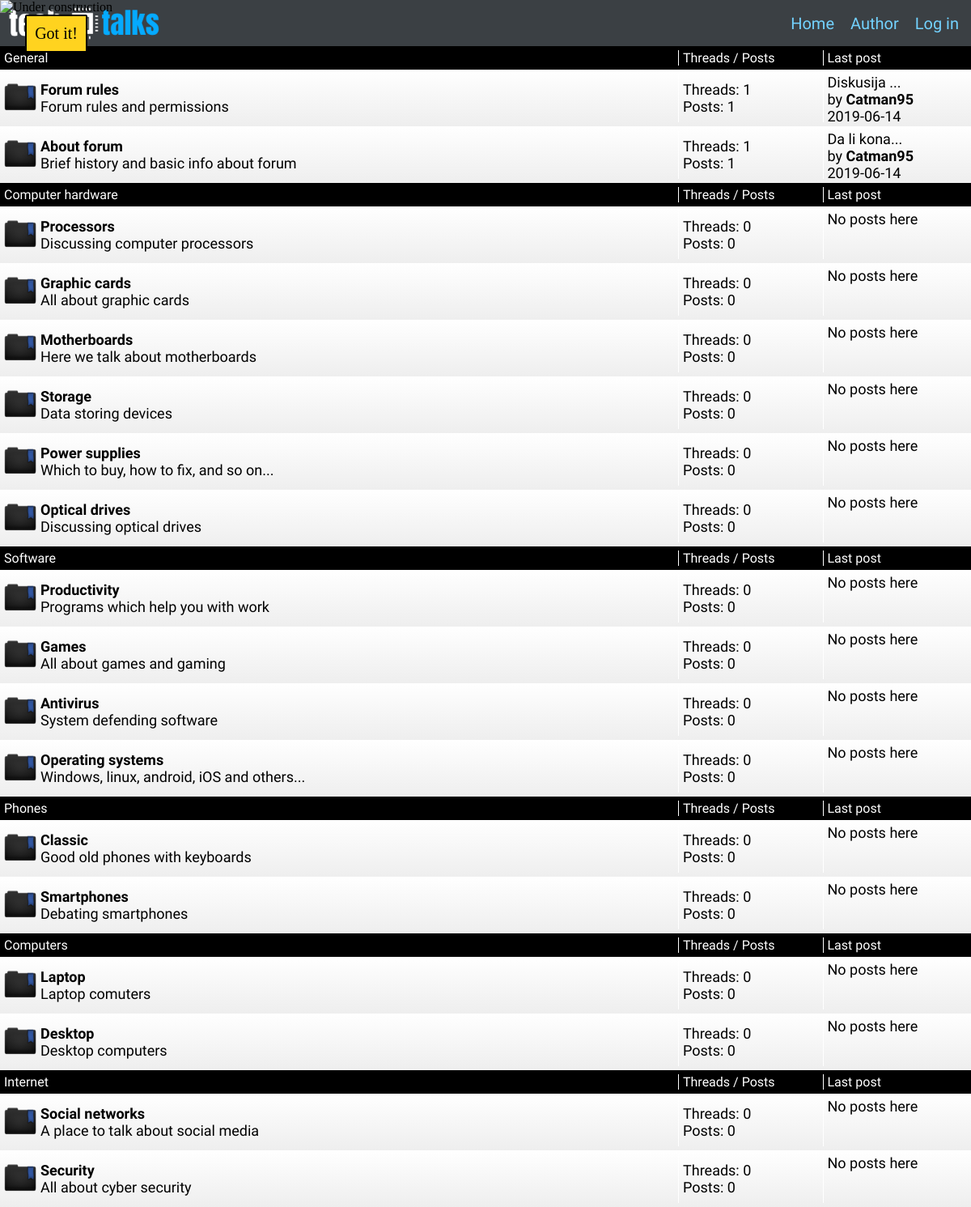
Screenshot of /index.php?page=home (upper part) with the database file from the repository.
### tables this page shows
CREATE TABLE `menu_items` (
  `id` int(2) NOT NULL,
  `text` varchar(50) NOT NULL,
  `link` varchar(50) NOT NULL,
  `menu` varchar(20) NOT NULL
);

CREATE TABLE `forum_sections` (
  `id` int(2) NOT NULL,
  `title` varchar(40) NOT NULL,
  `created_by` int(6) DEFAULT NULL
);

CREATE TABLE `topics` (
  `id` int(3) NOT NULL,
  `title` varchar(30) NOT NULL,
  `description` text,
  `created_by` int(6) DEFAULT NULL,
  `section_id` int(2) NOT NULL
);

CREATE TABLE `users` (
  `id` int(6) NOT NULL,
  `username` varchar(20) NOT NULL,
  `email` varchar(50) NOT NULL,
  `password_hash` varchar(200) NOT NULL,
  `role` int(1) NOT NULL DEFAULT '3',
  `register_time` timestamp NOT NULL DEFAULT CURRENT_TIMESTAMP,
  `banned` int(1) NOT NULL DEFAULT '0',
  `avatar` varchar(10) DEFAULT 'user.png',
  `short_bio` text,
  `online_status` int(1) NOT NULL DEFAULT '0'
);

CREATE TABLE `posts` (
  `id` int(7) NOT NULL,
  `content` text NOT NULL,
  `time_posted` timestamp(4) NOT NULL DEFAULT CURRENT_TIMESTAMP(4),
  `created_by` int(6) DEFAULT NULL,
  `thread_id` int(6) NOT NULL
);

### config/functions.php (called while the page is built, shortened)
<?php
    function retrieveData($query){
        global $conn;
        $getData = $conn->query($query);
        return $getData->fetchAll();
    }
?>

### views/pages/home.php (called while the page is built)
<?php include 'views/fixed/forum.php'; ?>

### views/fixed/forum.php (the view)
<?php
    $get = $conn->query("SELECT * FROM forum_sections");
    foreach($get as $section){
        echo '
            <div class="forumSection">
                <div class="sectionHead">
                    <div class="sectionTitle">
                        <p>' . $section->title . '</p>
                    </div>
                    <div class="postsLabel obsolete">
                        <p>Threads / Posts</p>
                    </div>
                    <div class="lastPostLabel obsolete">
                        <p>Last post</p>
                    </div>
                </div>
            ';
        $getTopics = $conn->query("SELECT * FROM topics WHERE section_id = $section->id");
        if($getTopics->rowCount() > 0){
            foreach($getTopics as $topic){
                $countThreads = $conn->query("SELECT COUNT(*) as count FROM threads WHERE topic_id = $topic->id");
                $no_of_threads = $countThreads->fetch()->count;
                $countPosts = $conn->query("SELECT COUNT(*) as count FROM posts p INNER JOIN threads th ON p.thread_id = th.id WHERE th.topic_id = $topic->id");
                $no_of_posts = $countPosts->fetch()->count;
                $lastPostData = $conn->query("SELECT u.username, u.id, p.time_posted, SUBSTRING(p.content, 1, 10) as content FROM posts p INNER JOIN users u ON p.created_by = u.id INNER JOIN threads th ON p.thread_id = th.id INNER JOIN topics tp ON tp.id = th.topic_id WHERE tp.id = $topic->id ORDER BY p.time_posted DESC LIMIT 1");
                $lastPost = $lastPostData->fetch();
                $lastPostLabel = '';
                if($lastPostData->rowCount() == 1){
                    $lastPostLabel = '<p>' . $lastPost->content . '...</p>
                    <p>by <a href="index.php?page=show_user&id=' . $lastPost->id . '">' . $lastPost->username . '</a></p>
                    <p>' . substr($lastPost->time_posted, 0, 11) . '</p>';
                }else {
                    $lastPostLabel = "<p>No posts here</p>";
                }
                echo '
                <div class="topic">
                    <div class="sectionTitle">
                        <div class="topicIcon">
                            <img src="assets/images/folder.png" alt="Topic icon">
                        </div>
                        <div class="topicTitleAndDescription">
                            <div class="topicTitle">
                                <a href="index.php?page=topic&id=' . $topic->id . '"><p>' . $topic->title . '</p></a>
                            </div>
                            <div class="topicDescription">
                                <p>' . $topic->description . '</p>
                            </div>
                        </div>
                    </div>
                    <div class="postsLabel obsolete">
                        <p>Threads: ' . $no_of_threads . '</p>
                        <p>Posts: ' . $no_of_posts . '</p>
                    </div>
                    <div class="lastPostLabel obsolete">' . $lastPostLabel . '</div>
                </div>
                ';
            }
        }else {
            echo "<p style='padding: 10px'>Section empty ❗</p>";
        }
        echo "</div>";
    }
?>

### views/fixed/top.php (shortened to what this page needs)
<!DOCTYPE html>
<html lang="en" dir="ltr">
    <head>
        <link rel="stylesheet" href="assets/style/main.css">
        <link rel="stylesheet" href="https://use.fontawesome.com/releases/v5.8.2/css/all.css">
    </head>
    <body>
        <div id="wrapper">
            <header id="header">
                <div id="logoHolder">
                    <a href="index.php?page=home"><img src="assets/images/logo.png" alt="Logo"></a>
                </div>
                <nav id="nav">
                    <ul>
                        <?php
                            $nav_links = retrieveData("SELECT * FROM menu_items WHERE menu = 'nav'");
                            foreach($nav_links as $row){
                                if($row->link == 'models/logout.php'){
                                    if(!isset($_SESSION['username'])){
                                        echo "<li><a href=\"#\" class=\"loginOpener\">Log in</a></li>";
                                    }else {
                                        echo "<li><a href=\"$row->link\">$row->text</a></li>";
                                    }
                                }else {
                                    echo "<li><a href=\"$row->link\">$row->text</a></li>";
                                }
                            }
                        ?>
                    </ul>
                </nav>
            </header>
            <main id="main">

### assets/style/main.css (style rules this page uses)
* { padding: 0; margin: 0; box-sizing: border-box; }
body, html { width: 100%; height: 100%; }
body { background: url('../images/bcg.jpg'); background-position: center; background-attachment: fixed; background-size: cover; }
#wrapper { visibility: visible; width: 1200px; margin: auto; }
#main { background-color: #eee; font-family: 'Ropa Sans', 'Arial'; height: auto; }
#header { width: 100%; background-color: #3B4044; display: flex; flex-direction: row; justify-content: space-between; align-items: center; padding: 5px; }
#logoHolder { display: inline; }
#nav ul { list-style-type: none; display: flex; flex-direction: row; }
#nav ul li a { color: #73D2FF; font-family: 'Ropa Sans', 'Arial'; text-decoration: none; margin: 0 5px; font-size: 20px; transition: background-color 0.3s, color 0.3s; border-radius: 2px; padding: 5px; }
#welcomeMessage, .forumSection { background-color: #eee; }
#welcomeMessageTop, .sectionHead { color: #fff; background-color: #000000; font-family: 'Ropa Sans', 'Arial'; padding: 5px; }
.sectionHead, .sectionTitle { display: flex; flex-direction: row; }
.topic { padding: 5px; height: 70px; display: flex; flex-direction: row; font-family: 'Ropa Sans', 'Arial'; background: linear-gradient(180deg, #fff, #eee); font-size: 18px; }
.topic a { text-decoration: none; font-weight: bold; color: #000; }
.topicIcon { display: flex; flex-direction: row; align-items: center; }
.topicIcon img { width: 40px; height: 40px; display: block; }
.topicTitleAndDescription { display: flex; flex-direction: column; padding-left: 5px; justify-content: center; }
.sectionTitle { width: 70%; }
.postsLabel { width: 15%; border-left: 1px solid #fff; padding-left: 5px; display: flex; flex-direction: column; justify-content: center; }
.lastPostLabel { padding-left: 5px; border-left: 1px solid #fff; }
.topicDescription p { font-family: 'Ropa Sans', 'Arial'; }
@media only screen and (max-width: 1220px) { #wrapper { width: 100%; } }

### rows the page displays
menu_items: text "Home"
menu_items: text "Author"
menu_items: shows "Log in"
forum_sections: title "General"
topics: title "Forum rules", description "Forum rules and permissions", no_of_threads "1", no_of_posts "1", content "Diskusija", created_by.username "Catman95", posts.time_posted "2019-06-14"
topics: title "About forum", description "Brief history and basic info about forum", no_of_threads "1", no_of_posts "1", content "Da li kona", created_by.username "Catman95", posts.time_posted "2019-06-14"
forum_sections: title "Computer hardware"
topics: title "Processors", description "Discussing computer processors", no_of_threads "0", no_of_posts "0", shows "No posts here"
topics: title "Graphic cards", description "All about graphic cards", no_of_threads "0", no_of_posts "0", shows "No posts here"
topics: title "Motherboards", description "Here we talk about motherboards", no_of_threads "0", no_of_posts "0", shows "No posts here"
topics: title "Storage", description "Data storing devices", no_of_threads "0", no_of_posts "0", shows "No posts here"
topics: title "Power supplies", description "Which to buy, how to fix, and so on...", no_of_threads "0", no_of_posts "0", shows "No posts here"
topics: title "Optical drives", description "Discussing optical drives", no_of_threads "0", no_of_posts "0", shows "No posts here"
forum_sections: title "Software"
topics: title "Productivity", description "Programs which help you with work", no_of_threads "0", no_of_posts "0", shows "No posts here"
topics: title "Games", description "All about games and gaming", no_of_threads "0", no_of_posts "0", shows "No posts here"
topics: title "Antivirus", description "System defending software", no_of_threads "0", no_of_posts "0", shows "No posts here"
topics: title "Operating systems", description "Windows, linux, android, iOS and others...", no_of_threads "0", no_of_posts "0", shows "No posts here"
forum_sections: title "Phones"
topics: title "Classic", description "Good old phones with keyboards", no_of_threads "0", no_of_posts "0", shows "No posts here"
topics: title "Smartphones", description "Debating smartphones", no_of_threads "0", no_of_posts "0", shows "No posts here"
forum_sections: title "Computers"
topics: title "Laptop", description "Laptop comuters", no_of_threads "0", no_of_posts "0", shows "No posts here"
topics: title "Desktop", description "Desktop computers", no_of_threads "0", no_of_posts "0", shows "No posts here"
forum_sections: title "Internet"
topics: title "Social networks", description "A place to talk about social media", no_of_threads "0", no_of_posts "0", shows "No posts here"
topics: title "Security", description "All about cyber security", no_of_threads "0", no_of_posts "0", shows "No posts here"
